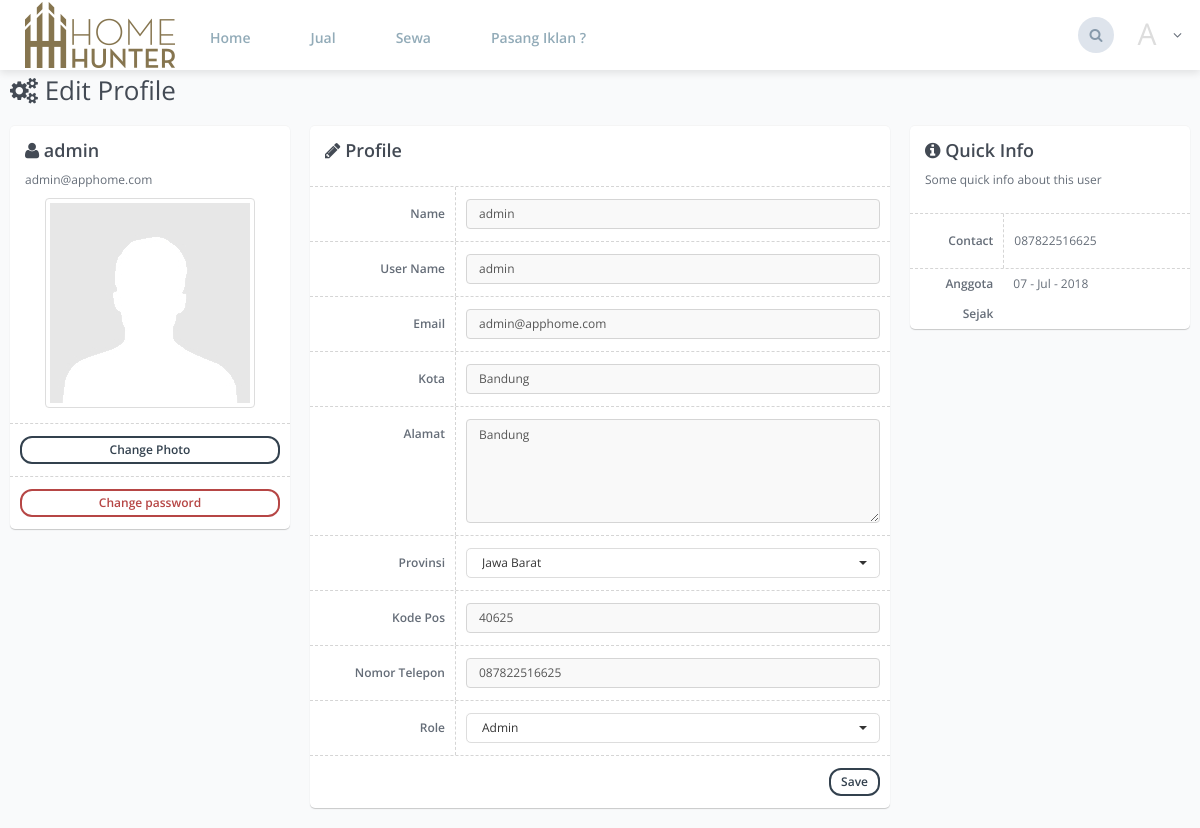
Screenshot of /index.php?page=views/users/edit&get_id=1 (signed in) with the database file from the repository.
### tables this page shows
CREATE TABLE `users` (
  `id` int(11) NOT NULL,
  `name` varchar(25) NOT NULL,
  `user_name` varchar(25) NOT NULL,
  `email` varchar(50) NOT NULL,
  `password` varchar(100) NOT NULL,
  `contact` varchar(14) NOT NULL,
  `address` varchar(200) NOT NULL,
  `city` varchar(50) DEFAULT NULL,
  `province` varchar(50) DEFAULT NULL,
  `postcode` int(8) DEFAULT NULL,
  `img` varchar(50) DEFAULT NULL,
  `role_id` int(11) DEFAULT NULL,
  `created_at` timestamp NOT NULL DEFAULT CURRENT_TIMESTAMP,
  `updated_at` timestamp NOT NULL DEFAULT CURRENT_TIMESTAMP ON UPDATE CURRENT_TIMESTAMP
);

### index.php (called while the page is built)
<?php
	include("header.php");
	if(isset($_GET['page'])){
		$page=$_GET['page'].".php";
	} else {
		$page='views/homes/index.php';
	}
	if(isset($_GET['get_id'])){
		$page=$_GET['page'].".php";
	}
	include($page);
	include ("footer.php");
?>

### views/users/edit.php (the view, shortened to what this page needs)
<?php
    $id_user = $_SESSION['id'];
    $role_id = $_SESSION['role_id'];
    $id = $_GET['get_id'];
    $show = mysql_query("SELECT * FROM users WHERE id='$id'");
    if(mysql_num_rows($show) == 0 || $id_user == null || $role_id != 1 && $id_user != $id){
        echo '<script>window.history.back()</script>';
    }else{
        $data = mysql_fetch_assoc($show);
    }
?>
<div class="page-title">
    <h2><span class="fa fa-cogs"></span> Edit Profile</h2>
</div>
<div class="page-content-wrap">
    <div class="row">
        <div class="col-md-3 col-sm-4 col-xs-5">
            <form action="#" class="form-horizontal">
            <div class="panel panel-default">
                <div class="panel-body">
                    <h3><span class="fa fa-user"></span> <?php echo htmlspecialchars($data['name']); ?></h3>
                    <p><?php echo htmlspecialchars($data['email']); ?></p>
                    <div class="text-center" id="user_image">
                        <?php
                            if ($data['img'] == null) {
                        ?>
                            <img src="assets/images/users/no-image.jpg" class="img-thumbnail"/>
                        <?php } else {?>
                            <img src="assets/user_files/<?php echo $data['id']; ?>/<?php echo $data['img']; ?>" class="img-thumbnail"/>
                        <?php } ?>
                    </div>
                </div>
                <div class="panel-body form-group-separated">
                    <div class="form-group">
                        <div class="col-md-12 col-xs-12">
                            <a href="#" class="btn btn-primary btn-block btn-rounded" data-toggle="modal" data-target="#modal_change_photo">Change Photo</a>
                        </div>
                    </div>
                    <div class="form-group">
                        <div class="col-md-12 col-xs-12">
                            <a href="#" class="btn btn-danger btn-block btn-rounded" data-toggle="modal" data-target="#modal_change_password">Change password</a>
                        </div>
                    </div>
                </div>
            </div>
            </form>
        </div>
        <div class="col-md-6 col-sm-8 col-xs-7">
            <form action="controller/edit_user.php" id="validate" method="post" role="form" class="form-horizontal" action="javascript:alert('Form #validate submited');">
            <div class="panel panel-default">
                <div class="panel-body">
                    <h3><span class="fa fa-pencil"></span> Profile</h3>
                </div>
                <div class="panel-body form-group-separated">
                    <div class="form-group">
                        <label class="col-md-3 col-xs-5 control-label">Name</label>
                        <div class="col-md-9 col-xs-7">
                            <input type="text" value="<?php echo $data['name']; ?>" class="validate[required] form-control" id="fullName" name="fullName"/>
                        </div>
                    </div>
                    <div class="form-group">
                        <label class="col-md-3 col-xs-5 control-label">User Name</label>
                        <div class="col-md-9 col-xs-7">
                            <input type="text" value="<?php echo $data['user_name']; ?>" class="validate[required] form-control" id="username" name="username"/>
                        </div>
                    </div>
                    <div class="form-group">
                        <label class="col-md-3 col-xs-5 control-label">Email</label>
                        <div class="col-md-9 col-xs-7">
                            <input type="text" value="<?php echo $data['email']; ?>" class="validate[required,custom[email]] form-control" name="email"/>
                        </div>
                    </div>
                    <div class="form-group">
                        <label class="col-md-3 col-xs-5 control-label">Kota</label>
                        <div class="col-md-9 col-xs-7">
                            <input type="text" value="<?php echo $data['city']; ?>" class="validate[required] form-control" id="city" name="city"/>
                        </div>
                    </div>
                    <div class="form-group">
                        <label class="col-md-3 col-xs-5 control-label">Alamat</label>
                        <div class="col-md-9 col-xs-7">
                            <textarea class="validate[required] form-control" rows="5" id="address" name="address"><?php echo $data['address']; ?></textarea>
                        </div>
                    </div>
                    <div class="form-group">
                        <label class="col-md-3 col-xs-5 control-label">Provinsi</label>
                            <div class="col-md-9 col-xs-7">
                                <select name="province" id="province" class="form-control select">
                                     <option value="Jawa Barat" <?php if($data['province']=="Jawa Barat") echo 'selected="selected"'; ?> >Jawa Barat</option>
                                </select>
                            </div>
                    </div>
                    <div class="form-group">
                        <label class="col-md-3 col-xs-5 control-label">Kode Pos</label>
                        <div class="col-md-9 col-xs-7">
                            <input id="postcode" name="postcode" type="text" value="<?php echo $data['postcode']; ?>" class="validate[required,custom[integer],minSize[5],min[1]] form-control"/>
                        </div>
                    </div>
                    <div class="form-group">
                        <label class="col-md-3 col-xs-5 control-label">Nomor Telepon</label>
                        <div class="col-md-9 col-xs-7">
                            <input id="phoneNumber" name="phoneNumber" type="text" value="<?php echo $data['contact']; ?>" class="validate[required,custom[integer],minSize[11],maxSize[13],min[0]] form-control"/>
                        </div>
                    </div>
                    <?php
                        if ($role_id == 1) {
                    ?>
                        <div class="form-group">
                            <label class="col-md-3 col-xs-5 control-label">Role</label>
                            <div class="col-md-9 col-xs-7">
                                <select name="role_id" id="role_id" class="form-control select">
                                     <option value="1" <?php if($data['role_id']=="1") echo 'selected="selected"'; ?> >Admin</option>
                                </select>
                            </div>
                        </div>
                    <?php } ?>
                    <div class="form-group">
                        <div class="col-md-12 col-xs-5">
                            <button class="btn btn-primary btn-rounded pull-right" name="edit-user">Save</button>
                        </div>
                    </div>
                </div>
            </div>
            </form>
        </div>
        <div class="col-md-3">
            <div class="panel panel-default form-horizontal">
                <div class="panel-body">
                    <h3><span class="fa fa-info-circle"></span> Quick Info</h3>
                    <p>Some quick info about this user</p>
                </div>
                <div class="panel-body form-group-separated">
                    <div class="form-group">
                        <label class="col-md-4 col-xs-5 control-label">Contact</label>
                        <div class="col-md-8 col-xs-7 line-height-30"><?php echo $data['contact']; ?></div>
                    </div>
                    <label class="col-md-4 col-xs-5 control-label">Anggota Sejak</label>
                    <div class="col-md-8 col-xs-7 line-height-30">
                        <?php
                            $str = $data['created_at'];
                            if (($timestamp = strtotime($str)) !== false)
                            {
                              $date = date("d - M - Y", $timestamp);
                              echo $date;
                            }
                            else
                            {
                              echo 'invalid timestamp!';
                            }
                        ?>
                    </div>
                </div>
            </div>
        </div>
    </div>
</div>

### rows the page displays
users: name "admin", email "admin@apphome.com", fullName "admin", username "admin", city "Bandung", address "Bandung", postcode "40625", phoneNumber "087822516625", contact "087822516625", created_at "07 - Jul - 2018"

### other values shown
$acronym "A"
